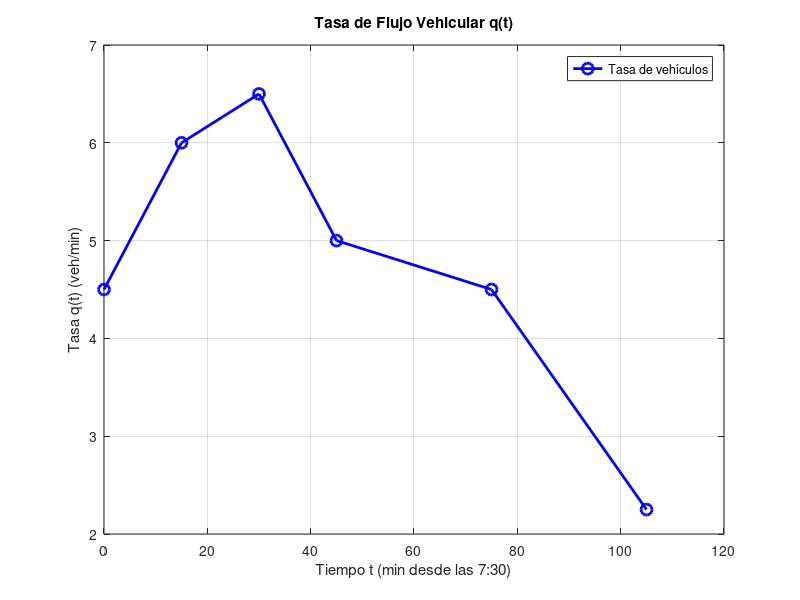

The MATLAB script that drew this image:
% 02-transito.m - Problema 2: Tránsito vehicular en hora pico (TP 06)
%
% Calcula el número total de vehículos que pasan por un punto de control
% entre las 7:30 y las 9:15 integrando la tasa q(t) [vehículos/min].

clc;

% Tiempos en minutos desde las 7:30 (t = 0)
t = [0, 15, 30, 45, 75, 105]; 
% Tasas en vehículos por minuto
q = [4.5, 6.0, 6.5, 5.0, 4.5, 2.25];

fprintf('========================================================\n');
fprintf('  PROBLEMA 2 - TRÁNSITO VEHICULAR EN HORA PICO\n');
fprintf('========================================================\n');
fprintf('Hora:       7:30   7:45   8:00   8:15   8:45   9:15\n');
fprintf('t (min):    '); fprintf('%6.0f ', t); fprintf('\n');
fprintf('q (veh/min):'); fprintf('%6.2f ', q); fprintf('\n\n');

% ----------------------------------------------------------------------
% a) Integración por Regla del Trapecio
% ----------------------------------------------------------------------
N_veh_trap = 0;
for i = 1:(length(t) - 1)
    dt = t(i+1) - t(i);
    area_trap = (q(i) + q(i+1)) / 2 * dt;
    N_veh_trap = N_veh_trap + area_trap;
    fprintf('Intervalo t=[%3d, %3d] min (dt=%3d): Trapecio = %.2f veh\n', t(i), t(i+1), dt, area_trap);
endfor

fprintf('\nTotal de vehículos (Regla del Trapecio): %.2f vehículos\n', N_veh_trap);

% ----------------------------------------------------------------------
% b) Métodos Combinados (Simpson y Trapecio)
% ----------------------------------------------------------------------
% Tramo 1: t = 0 a 45 min (3 intervalos de dt = 15 min -> Simpson 3/8)
h1 = 15;
N_simpson38 = (3 * h1 / 8) * (q(1) + 3*q(2) + 3*q(3) + q(4));

% Tramo 2: t = 45 a 105 min (2 intervalos de dt = 30 min -> Simpson 1/3 con h = 30)
h2 = 30;
N_simpson13 = (h2 / 3) * (q(4) + 4*q(5) + q(6));

N_veh_combinado = N_simpson38 + N_simpson13;

fprintf('Tramo [0, 45] min (Simpson 3/8): %.2f veh\n', N_simpson38);
fprintf('Tramo [45, 105] min (Simpson 1/3): %.2f veh\n', N_simpson13);
fprintf('Total de vehículos (Métodos Combinados): %.2f vehículos\n', N_veh_combinado);

% ----------------------------------------------------------------------
% Gráfico
% ----------------------------------------------------------------------
figure('Name', 'Problema 2 - Tránsito Vehicular');
plot(t, q, 'bo-', 'LineWidth', 2, 'MarkerSize', 8);
grid on;
title('Tasa de Flujo Vehicular q(t)');
xlabel('Tiempo t (min desde las 7:30)');
ylabel('Tasa q(t) (veh/min)');
legend({'Tasa de vehículos'}, 'Location', 'northeast');
